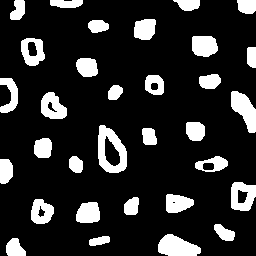
#> input picture Preenchimentos/labeling.png, 256 x 256 px, found by its file name
$ python labeling.py
#> lines starting #> are read from the running program, lines starting #| are printed output that depends on the picture; after the words box and inside, x2 and y2 are one past the last pixel; in counts of white or black regions, pixels touching at a corner belong together
import cv2 as cv
import numpy as np

def remove_bordas(img, pixel_ref=255):
    tamanho = img.shape
    borda = (tamanho[0] - 1, tamanho[1] - 1)
    img_ret = img.copy()

    for i in range(tamanho[0]):
        if img_ret[i, 0] == pixel_ref:
            cv.floodFill(img_ret, None, (0, i), 0)
        if img_ret[i, borda[1]] == pixel_ref:
            cv.floodFill(img_ret, None, (borda[1], i), 0)

    for j in range(tamanho[1]):
        if img_ret[0, j] == pixel_ref:
            cv.floodFill(img_ret, None, (j, 0), 0)
        if img_ret[borda[0], j] == pixel_ref:
            cv.floodFill(img_ret, None, (j, borda[0]), 0)

    return img_ret

def labeling_pos_ref(img, pixel_ref=255):
    tamanho = img.shape
    imagem_temp = remove_bordas(img)

    cv.floodFill(imagem_temp, None, (0, 0), 32)

    p_bolha = []
    p_bolha_de_bolha = []
    p_anterior = (0, 0)
    for i in range(tamanho[0]):
        for j in range(tamanho[1]):
            if imagem_temp[i, j] == pixel_ref:
                cv.floodFill(imagem_temp, None, (j, i), 64)
                p_bolha.append((j, i))
            if imagem_temp[i, j] == 0:
                cv.floodFill(imagem_temp, None, (j, i), 128)
                cv.floodFill(imagem_temp, None, p_anterior, 128)
                p_bolha_de_bolha.append((j, i))
            p_anterior = (j, i)

    return imagem_temp, p_bolha, p_bolha_de_bolha


img = cv.imread(r'Preenchimentos\labeling.png', cv.IMREAD_GRAYSCALE)
#> img: shape (256, 256); 16.5% white; 32 white regions, largest, box (x1, y1, x2, y2) and area: (98, 125, 127, 173) 789, (158, 234, 201, 256) 669, (231, 91, 256, 133) 613
if not img.data:
    print("An error ocurred while trying to get the image")
th, img_threshold = cv.threshold(img, 220, 255, cv.THRESH_BINARY)


floodfill = img_threshold.copy()

h, w = img_threshold.shape[:2]
#> h = 256; w = 256
mask = np.zeros((h+2, w+2), np.uint8)

cv.floodFill(floodfill, mask, (0,0), 255)
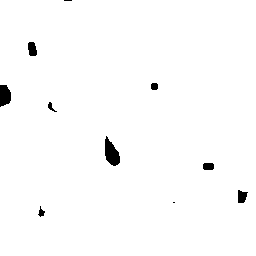
#> floodfill: shape (256, 256); 98.7% white; 10 black regions (2 under 20 px), largest, box (x1, y1, x2, y2) and area: (105, 136, 120, 166) 281, (0, 85, 11, 107) 198, (28, 42, 37, 56) 104

floodfill_inv = cv.bitwise_not(floodfill)

img_out = img_threshold | floodfill_inv
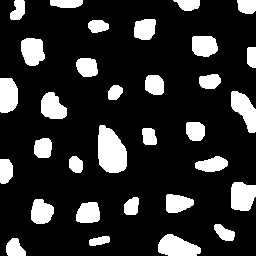
#> img_out: shape (256, 256); 17.9% white; 32 white regions, largest, box (x1, y1, x2, y2) and area: (98, 125, 127, 173) 1070, (158, 234, 201, 256) 669, (231, 182, 256, 211) 617

cv.imshow("Thresholded Image", img_threshold)
cv.imshow("Floodfilled Image", floodfill)
cv.imshow("Foreground", img_out)

img3, bolha, bolha_de_bolha = labeling_pos_ref(img)
#> after the loop in remove_bordas, `for i in range(tamanho[0]):`:
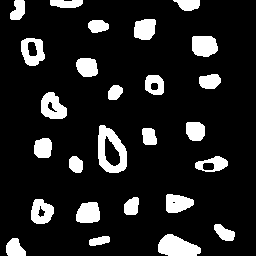
#> img_ret: shape (256, 256); 13.2% white; 26 white regions, largest, box (x1, y1, x2, y2) and area: (98, 125, 127, 173) 789, (158, 234, 201, 256) 669, (41, 92, 67, 119) 481
#> after the loop in remove_bordas, `for j in range(tamanho[1]):`:
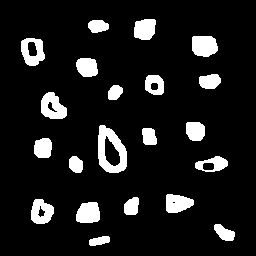
#> img_ret: shape (256, 256); 10.7% white; 21 white regions, largest, box (x1, y1, x2, y2) and area: (98, 125, 127, 173) 789, (41, 92, 67, 119) 481, (192, 36, 218, 57) 467
#> in labeling_pos_ref, `cv.floodFill(imagem_temp, None, (0, 0), 32)`:
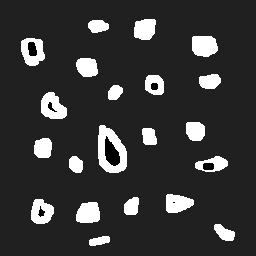
#> imagem_temp: shape (256, 256); min 0, max 255, mean 55.6
#> after the loop in labeling_pos_ref, `for i in range(tamanho[0]):`:
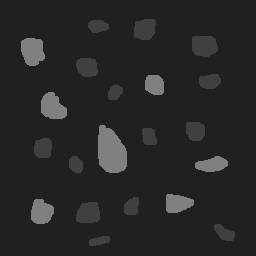
#> imagem_temp: shape (256, 256); 11.61% of pixels changed, all inside (x1, y1, x2, y2) = (21, 19, 235, 246)
#> after the loop in labeling_pos_ref, `for i in range(tamanho[0]):`: p_bolha = [(144, 19), (92, 20), (193, 36), (26, 38), (80, 58), (211, 74), (148, 75), (113, 85), (48, 92), (187, 122), (100, 125), (143, 128), (42, 138), (72, 156), (215, 156), (167, 194), (133, 197), (35, 199), (88, 202), (215, 224), (102, 236)]; p_bolha_de_bolha = [(29, 42), (152, 83), (49, 102), (106, 136), (204, 163), (173, 202), (40, 206)]
#> bolha has the same summary as p_bolha in labeling_pos_ref; bolha_de_bolha has the same summary as p_bolha_de_bolha in labeling_pos_ref
print('\n\nExercicio 3.2 B:')
print(f'\nNumero de bolhas: {len(bolha)}\nPosições:\n{bolha}')
#> (printed output is left out)
print(f'\nNumero de bolhas de bolha: {len(bolha_de_bolha)}\nPosições:\n{bolha_de_bolha}')
#| Numero de bolhas de bolha: 7
#| Posições:
#| [(29, 42), (152, 83), (49, 102), (106, 136), (204, 163), (173, 202), (40, 206)]
cv.imshow('Exercicio 3.2 B', img3)
cv.waitKey(0)
cv.destroyAllWindows()
